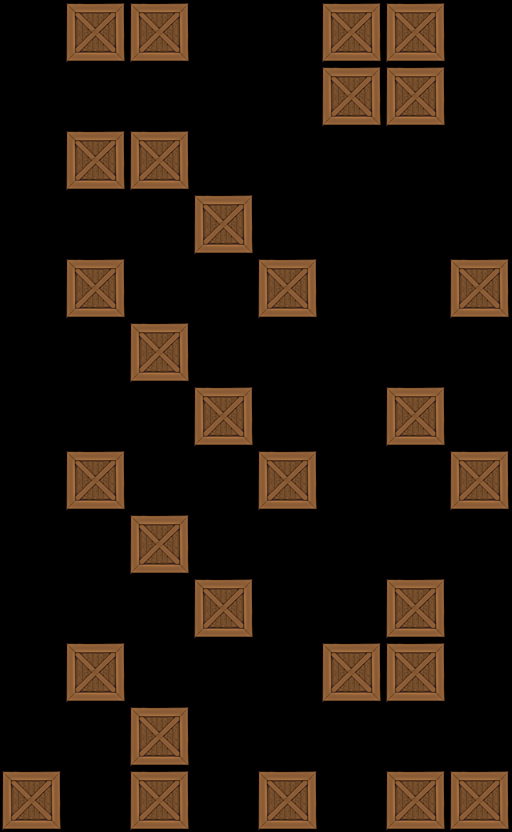

Rendered tile map (Tiled .tmx) drawn with the repository's tilesets; below, a short description and the map source with its tile grids summarised:
An orthogonal 8x13 tile map with 64x64 px tiles, 1 tile layer (Tile Layer 1).

<map version="1.0" orientation="orthogonal" width="8" height="13" tilewidth="64" tileheight="64">
 <tileset firstgid="1" name="crate" tilewidth="64" tileheight="64">
  <image source="../../crate2.png" width="64" height="64" />
 </tileset>
 <layer name="Tile Layer 1" width="8" height="13">
  <data>[104 cells, 30 non-empty, 1 distinct tile ids]</data>
 </layer>
</map>
